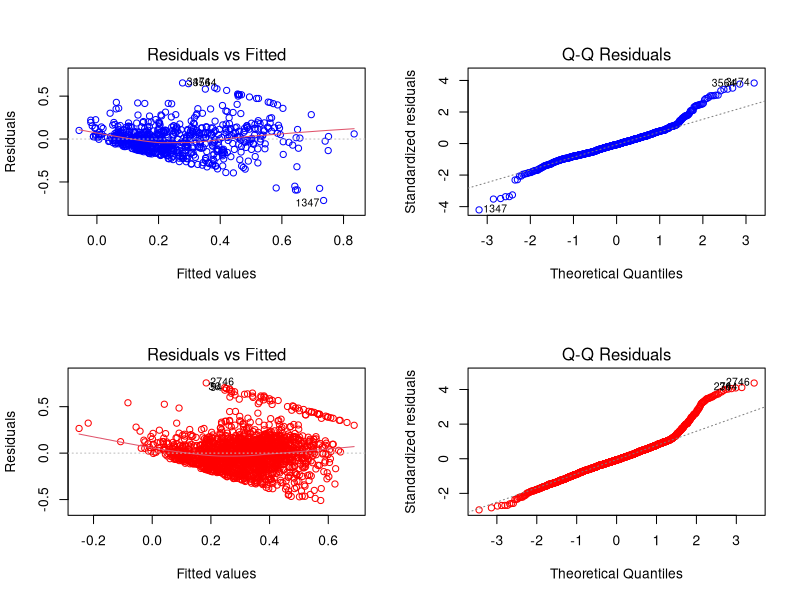

Write the R code that produced this figure.
## ---- chunk 1
setwd("C:\\Users\\chris\\Documents\\MAT 261A\\Project 2\\Data")
df = read.csv("Trans Athletes DATA.csv")
df = subset(df, (margin_of_victory != 1) & (margin_of_victory != 0)) # removing uncontested elections
rp = subset(df, republican == 1)
rp$democrat = NULL
rp$republican = NULL
rp$urban = NULL
rp$under25 = NULL
rp$age20_44 = NULL
rp$c_votes = NULL # reveals election results
rp$d_votes_floser = NULL # reveals election results
rp$independent = NULL
rp$votemargin = NULL # reveals the margin of victory
rp$pctnonwhite = NULL
rp$pctnevermarried = NULL # makes default current marriage status (combine with missing divorce)
rp$mmd = NULL # shows median marginal district 
rp$thrdparty = NULL # mostly missing
rp$legis_ideal = NULL # mostly missing & not demographic

# not relevant to regression
rp$vote_yes = NULL
rp$vote_no = NULL
rp$election_year = NULL
rp$bill_number = NULL
rp$Bill_Prefix = NULL
rp$VoteDate = NULL
rp$lawmaker_name = NULL
rp$state_abbrev = NULL
rp$statename = NULL
rp$Year = NULL
rp$term_length = NULL
rp$supermajority60 = NULL
rp$supermajority66 = NULL
rp$supermajority75 = NULL
rp$district_magnitude = NULL
rp$AllRelig = NULL # not specific nor a proportion out of pop
rp$district = NULL

# repeat for democrats
dm = subset(df, democrat == 1)
dm$democrat = NULL
dm$republican = NULL
dm$urban = NULL
dm$under25 = NULL
dm$age20_44 = NULL
dm$c_votes = NULL # reveals election results
dm$d_votes_floser = NULL # reveals election results
dm$independent = NULL
dm$votemargin = NULL # reveals the margin of victory
dm$pctnonwhite = NULL
dm$pctnevermarried = NULL # makes default current marriage status (combine with missing divorce)
dm$district_magnitude = NULL
dm$thrdparty = NULL # mostly missing
dm$legis_ideal = NULL # mostly missing & not demographic
dm$district = NULL

dm$vote_no = NULL
dm$vote_yes = NULL
dm$election_year = NULL
dm$bill_number = NULL
dm$Bill_Prefix = NULL
dm$VoteDate = NULL
dm$lawmaker_name = NULL
dm$state_abbrev = NULL
dm$statename = NULL
dm$Year = NULL
dm$term_length = NULL
dm$supermajority60 = NULL
dm$supermajority66 = NULL
dm$supermajority75 = NULL
dm$AllRelig = NULL # not specific nor a proportion out of pop
dm$mmd = NULL # shows median marginal district 


dm <- na.omit(dm) # drop 8 rows
rp <- na.omit(rp) # drop 19 rows

allvars_dm <- lm(margin_of_victory ~ ., data = dm)
allvars_rp <- lm(margin_of_victory ~ ., data = rp)
## ---- chunk 2
colnames(dm)
## ---- chunk 3
par(mfrow = c(2, 2))
plot(allvars_dm, ,which = 1:2, col="blue")
plot(allvars_rp, which=1:2, col="red")
